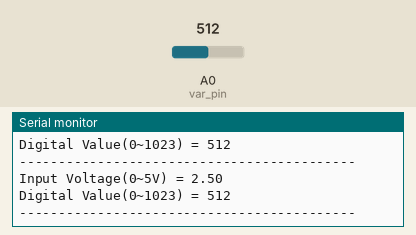
A sketch run on a simulated Arduino Uno, built with avr-gcc and run on an emulated ATmega328P. Shown: the last lines printed to the serial monitor. Inputs (shaded band) come from the test bench; at power-on: A0 (var_pin) = 512.

Above: at 4.8 s.
4.9 s: A0 (var_pin) set to 716
At 6.6 s:
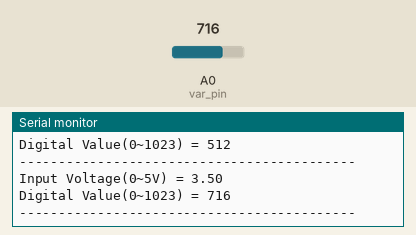
7.9 s: A0 (var_pin) set to 900
At 9.4 s:
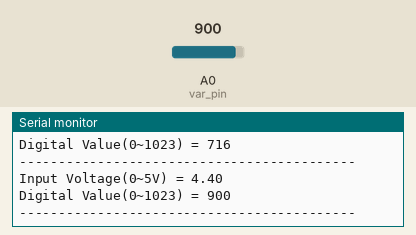
Timing chart, 0 to 10.9 s (numbered marks = the images above; inputs shaded):
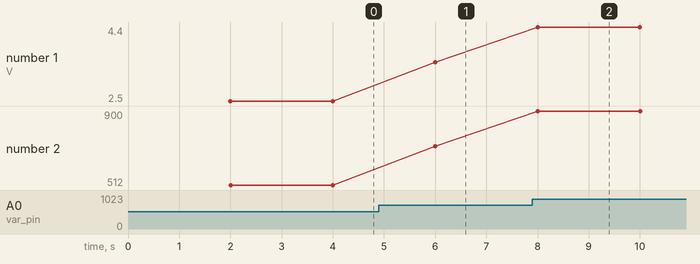

Measured:
- after the input at 4.9 s, the serial monitor: prints a new line after 1.1 s (image 1)
- after the input at 7.9 s, the serial monitor: prints a new line after 0.10 s (image 2)
- plotted number 1: 2.5 → 3.5 after the input at 4.9 s, 3.5 → 4.4 after the input at 7.9 s
- plotted number 2: 512 → 716 after the input at 4.9 s, 716 → 900 after the input at 7.9 s

The sketch:

app.ino
```cpp
#include <SimpleTimer.h>

const int var_pin = A0;
int analog_val;

SimpleTimer timer;

void check() {
    int digital_val;
    float ff;

    digital_val = analogRead(var_pin);
    ff = (float)digital_val / 1023. * 5.0;

    Serial.print("Input Voltage(0~5V) = ");
    Serial.println(ff);

    Serial.print("Digital Value(0~1023) = ");
    Serial.println(digital_val);
    Serial.println("-------------------------------------------");
}

void setup()
{
    Serial.begin(115200);
    timer.setInterval(2000, check);
}

void loop()
{
    timer.run();
}
```
